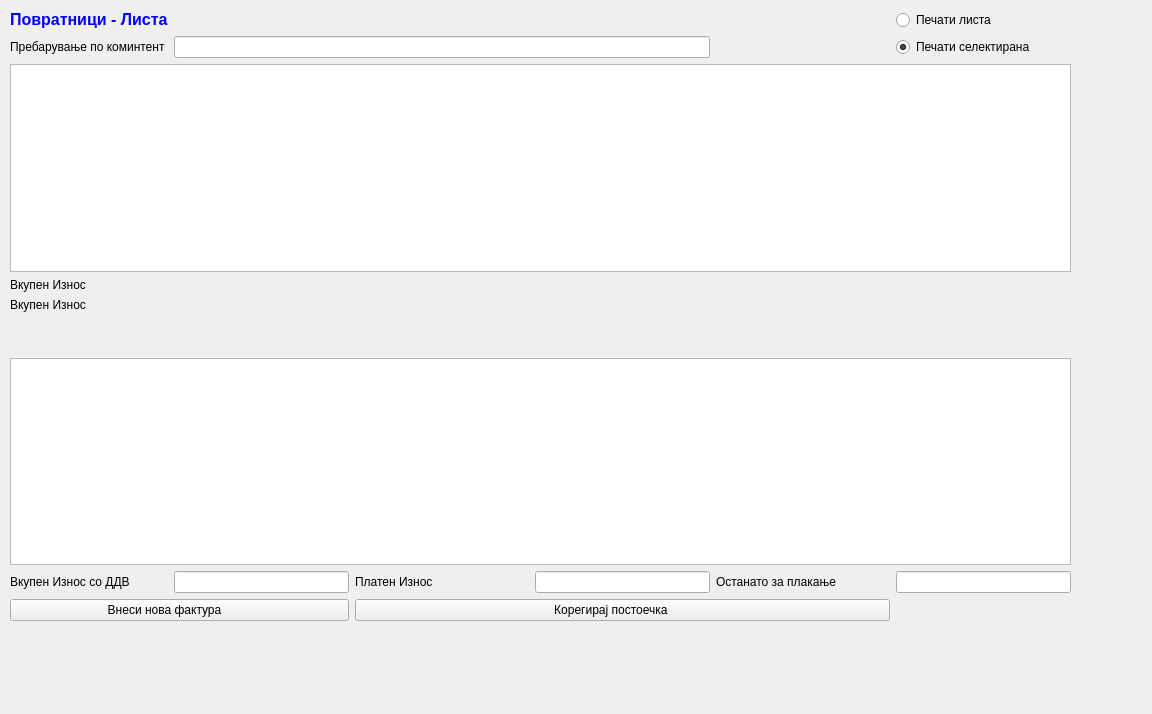
<?xml version="1.0" encoding="UTF-8"?>
<ui version="4.0">
 <class>PovratniciLista</class>
 <widget class="QWidget" name="PovratniciLista">
  <property name="geometry">
   <rect>
    <x>0</x>
    <y>0</y>
    <width>1152</width>
    <height>714</height>
   </rect>
  </property>
  <property name="windowTitle">
   <string>Form</string>
  </property>
  <widget class="QWidget" name="layoutWidget">
   <property name="geometry">
    <rect>
     <x>10</x>
     <y>10</y>
     <width>1061</width>
     <height>611</height>
    </rect>
   </property>
   <layout class="QGridLayout" name="gridLayout">
    <item row="0" column="0">
     <widget class="QLabel" name="label_4">
      <property name="text">
       <string>&lt;!DOCTYPE HTML PUBLIC &quot;-//W3C//DTD HTML 4.0//EN&quot; &quot;http://www.w3.org/TR/REC-html40/strict.dtd&quot;&gt;
&lt;html&gt;&lt;head&gt;&lt;meta name=&quot;qrichtext&quot; content=&quot;1&quot; /&gt;&lt;style type=&quot;text/css&quot;&gt;
p, li { white-space: pre-wrap; }
&lt;/style&gt;&lt;/head&gt;&lt;body style=&quot; font-family:'Sans Serif'; font-size:9pt; font-weight:400; font-style:normal;&quot;&gt;
&lt;p style=&quot; margin-top:0px; margin-bottom:0px; margin-left:0px; margin-right:0px; -qt-block-indent:0; text-indent:0px;&quot;&gt;&lt;span style=&quot; font-family:'MS Shell Dlg 2'; font-size:12pt; font-weight:600; color:#0000ff;&quot;&gt;Повратници&lt;/span&gt;&lt;span style=&quot; font-family:'MS Shell Dlg 2'; font-size:12pt; font-weight:600; color:#0000ff;&quot;&gt; - Листа&lt;/span&gt;&lt;/p&gt;&lt;/body&gt;&lt;/html&gt;</string>
      </property>
     </widget>
    </item>
    <item row="0" column="1">
     <spacer name="horizontalSpacer">
      <property name="orientation">
       <enum>Qt::Horizontal</enum>
      </property>
      <property name="sizeHint" stdset="0">
       <size>
        <width>40</width>
        <height>20</height>
       </size>
      </property>
     </spacer>
    </item>
    <item row="0" column="2">
     <spacer name="horizontalSpacer_3">
      <property name="orientation">
       <enum>Qt::Horizontal</enum>
      </property>
      <property name="sizeHint" stdset="0">
       <size>
        <width>40</width>
        <height>20</height>
       </size>
      </property>
     </spacer>
    </item>
    <item row="0" column="3">
     <spacer name="horizontalSpacer_5">
      <property name="orientation">
       <enum>Qt::Horizontal</enum>
      </property>
      <property name="sizeHint" stdset="0">
       <size>
        <width>40</width>
        <height>20</height>
       </size>
      </property>
     </spacer>
    </item>
    <item row="0" column="4">
     <spacer name="horizontalSpacer_6">
      <property name="orientation">
       <enum>Qt::Horizontal</enum>
      </property>
      <property name="sizeHint" stdset="0">
       <size>
        <width>40</width>
        <height>20</height>
       </size>
      </property>
     </spacer>
    </item>
    <item row="0" column="5">
     <widget class="QRadioButton" name="radioButtonPecatiLista">
      <property name="text">
       <string>Печати листа </string>
      </property>
     </widget>
    </item>
    <item row="1" column="0">
     <widget class="QLabel" name="label_8">
      <property name="text">
       <string>Пребарување по коминтент</string>
      </property>
     </widget>
    </item>
    <item row="1" column="1" colspan="3">
     <widget class="QLineEdit" name="prebaruvanje_po_komintent"/>
    </item>
    <item row="1" column="5">
     <widget class="QRadioButton" name="radioButtonPecatiSelektirana">
      <property name="text">
       <string>Печати селектирана</string>
      </property>
      <property name="checked">
       <bool>true</bool>
      </property>
     </widget>
    </item>
    <item row="2" column="0" colspan="6">
     <widget class="QTableView" name="tableView">
      <property name="palette">
       <palette>
        <active>
         <colorrole role="AlternateBase">
          <brush brushstyle="SolidPattern">
           <color alpha="255">
            <red>234</red>
            <green>234</green>
            <blue>234</blue>
           </color>
          </brush>
         </colorrole>
        </active>
        <inactive>
         <colorrole role="AlternateBase">
          <brush brushstyle="SolidPattern">
           <color alpha="255">
            <red>234</red>
            <green>234</green>
            <blue>234</blue>
           </color>
          </brush>
         </colorrole>
        </inactive>
        <disabled>
         <colorrole role="AlternateBase">
          <brush brushstyle="SolidPattern">
           <color alpha="255">
            <red>234</red>
            <green>234</green>
            <blue>234</blue>
           </color>
          </brush>
         </colorrole>
        </disabled>
       </palette>
      </property>
      <property name="alternatingRowColors">
       <bool>true</bool>
      </property>
     </widget>
    </item>
    <item row="3" column="0">
     <widget class="QLabel" name="label_11">
      <property name="text">
       <string>Вкупен Износ </string>
      </property>
     </widget>
    </item>
    <item row="4" column="0">
     <widget class="QLabel" name="label_12">
      <property name="text">
       <string>Вкупен Износ </string>
      </property>
     </widget>
    </item>
    <item row="5" column="0">
     <widget class="QLabel" name="label_13">
      <property name="palette">
       <palette>
        <active>
         <colorrole role="Text">
          <brush brushstyle="SolidPattern">
           <color alpha="255">
            <red>0</red>
            <green>0</green>
            <blue>255</blue>
           </color>
          </brush>
         </colorrole>
        </active>
        <inactive>
         <colorrole role="Text">
          <brush brushstyle="SolidPattern">
           <color alpha="255">
            <red>0</red>
            <green>0</green>
            <blue>255</blue>
           </color>
          </brush>
         </colorrole>
        </inactive>
        <disabled>
         <colorrole role="Text">
          <brush brushstyle="SolidPattern">
           <color alpha="255">
            <red>120</red>
            <green>120</green>
            <blue>120</blue>
           </color>
          </brush>
         </colorrole>
        </disabled>
       </palette>
      </property>
      <property name="text">
       <string/>
      </property>
     </widget>
    </item>
    <item row="6" column="0">
     <widget class="QLabel" name="label">
      <property name="text">
       <string/>
      </property>
     </widget>
    </item>
    <item row="7" column="0" colspan="6">
     <widget class="QTableView" name="tableView_2">
      <property name="alternatingRowColors">
       <bool>true</bool>
      </property>
     </widget>
    </item>
    <item row="8" column="0">
     <widget class="QLabel" name="label_7">
      <property name="text">
       <string>Вкупен Износ со ДДВ </string>
      </property>
     </widget>
    </item>
    <item row="8" column="1">
     <widget class="QLineEdit" name="vk_iznos_so_ddv">
      <property name="alignment">
       <set>Qt::AlignRight|Qt::AlignTrailing|Qt::AlignVCenter</set>
      </property>
      <property name="readOnly">
       <bool>true</bool>
      </property>
     </widget>
    </item>
    <item row="8" column="2">
     <widget class="QLabel" name="label_9">
      <property name="text">
       <string>Платен Износ</string>
      </property>
     </widget>
    </item>
    <item row="8" column="3">
     <widget class="QLineEdit" name="vk_platen_iznos">
      <property name="alignment">
       <set>Qt::AlignRight|Qt::AlignTrailing|Qt::AlignVCenter</set>
      </property>
      <property name="readOnly">
       <bool>true</bool>
      </property>
     </widget>
    </item>
    <item row="8" column="4">
     <widget class="QLabel" name="label_10">
      <property name="text">
       <string>Останато за плакање</string>
      </property>
     </widget>
    </item>
    <item row="8" column="5">
     <widget class="QLineEdit" name="ostanato_za_plakanje">
      <property name="alignment">
       <set>Qt::AlignRight|Qt::AlignTrailing|Qt::AlignVCenter</set>
      </property>
      <property name="readOnly">
       <bool>true</bool>
      </property>
     </widget>
    </item>
    <item row="9" column="0" colspan="2">
     <widget class="QPushButton" name="pushButton">
      <property name="text">
       <string>Внеси нова фактура         </string>
      </property>
      <property name="icon">
       <iconset>
        <normaloff>../../../Brisi/sterna/Resources/key_f2.png</normaloff>../../../Brisi/sterna/Resources/key_f2.png</iconset>
      </property>
     </widget>
    </item>
    <item row="9" column="2" colspan="3">
     <widget class="QPushButton" name="pushButton_2">
      <property name="text">
       <string>Корегирај постоечка       </string>
      </property>
      <property name="icon">
       <iconset>
        <normaloff>../../../Brisi/sterna/Resources/key_f3.png</normaloff>../../../Brisi/sterna/Resources/key_f3.png</iconset>
      </property>
     </widget>
    </item>
   </layout>
  </widget>
 </widget>
 <tabstops>
  <tabstop>prebaruvanje_po_komintent</tabstop>
  <tabstop>tableView</tabstop>
  <tabstop>tableView_2</tabstop>
  <tabstop>vk_iznos_so_ddv</tabstop>
  <tabstop>vk_platen_iznos</tabstop>
  <tabstop>ostanato_za_plakanje</tabstop>
  <tabstop>pushButton</tabstop>
  <tabstop>pushButton_2</tabstop>
  <tabstop>radioButtonPecatiLista</tabstop>
  <tabstop>radioButtonPecatiSelektirana</tabstop>
 </tabstops>
 <resources/>
 <connections/>
</ui>
